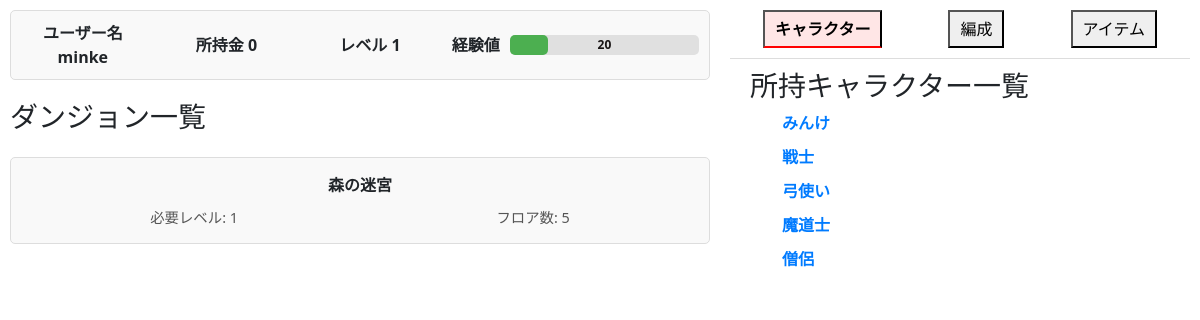
Screenshot of /game-main.php (signed in) with the database file from the repository.
### tables this page shows
CREATE TABLE `users` (
  `id` int NOT NULL AUTO_INCREMENT,
  `username` varchar(50) NOT NULL,
  `password` varchar(255) NOT NULL,
  `gold` int NOT NULL DEFAULT '0',
  `level` int NOT NULL DEFAULT '1',
  `xp` int NOT NULL DEFAULT '0',
  `last_save` timestamp NOT NULL DEFAULT CURRENT_TIMESTAMP,
  PRIMARY KEY (`id`)
);

CREATE TABLE `dungeons` (
  `id` int NOT NULL AUTO_INCREMENT,
  `name` varchar(255) NOT NULL,
  `required_level` int NOT NULL,
  `floor` int NOT NULL,
  `max_enemies` int DEFAULT NULL,
  `reward_xp` int NOT NULL,
  `created_at` datetime DEFAULT CURRENT_TIMESTAMP,
  `updated_at` datetime DEFAULT CURRENT_TIMESTAMP ON UPDATE CURRENT_TIMESTAMP,
  PRIMARY KEY (`id`)
);

CREATE TABLE `characters_inventory` (
  `id` int NOT NULL AUTO_INCREMENT,
  `user_id` int NOT NULL,
  `character_id` int NOT NULL,
  `name` varchar(100) NOT NULL,
  `level` int DEFAULT '1',
  `hp` int DEFAULT '100',
  `xp` int DEFAULT '0',
  `attack` int DEFAULT '5',
  `updated_at` timestamp NOT NULL DEFAULT CURRENT_TIMESTAMP ON UPDATE CURRENT_TIMESTAMP,
  PRIMARY KEY (`id`),
  KEY `fk_character_inventory_user` (`user_id`),
  KEY `fk_character_inventory_character` (`character_id`),
  CONSTRAINT `fk_character_inventory_character` FOREIGN KEY (`character_id`) REFERENCES `characters` (`character_id`),
  CONSTRAINT `fk_character_inventory_user` FOREIGN KEY (`user_id`) REFERENCES `users` (`id`)
);

### User.php (called while the page is built, shortened)
<?php
class User {
    private $pdo;
    private $id;
    public $username;
    public $gold;
    public $level;
    public $xp;
    public function __construct($pdo, $id) {
        $this->pdo = $pdo;
        $this->id = $id;
        $this->loadUser();
    }
    private function loadUser() {
        $stmt = $this->pdo->prepare("SELECT username, gold, level, xp FROM users WHERE id = :id");
        $stmt->bindParam(':id', $this->id, PDO::PARAM_INT);
        if (!$stmt->execute()) {
            throw new Exception("クエリの実行に失敗しました: " . implode(", ", $stmt->errorInfo()));
        }
        if ($stmt->rowCount() === 1) {
            $user = $stmt->fetch(PDO::FETCH_ASSOC);
            $this->username = $user['username'];
            $this->gold = $user['gold'];
            $this->level = $user['level'];
            $this->xp = $user['xp'];
        } else {
            throw new Exception("ユーザーが見つかりません");
        }
    }
    public function getUsername() {
        return $this->username;
    }
    public function getGold() {
        return $this->gold;
    }
    public function getLevel() {
        return $this->level;
    }
    public function getXp() {
        return $this->xp;
    }
}

### Dungeon.php (called while the page is built)
<?php
class Dungeon {
    private $pdo;
    public function __construct($pdo) {
        $this->pdo = $pdo;
    }
    public function getActiveDungeonsByUser($userId) {
        $stmt = $this->pdo->prepare("
            SELECT d.*
            FROM dungeons d
            INNER JOIN progress_dungeons pd ON d.id = pd.dungeon_id
            WHERE pd.user_id = :user_id AND pd.is_active = 1
            ORDER BY d.id ASC
        ");
        $stmt->bindParam(':user_id', $userId, PDO::PARAM_INT);
        $stmt->execute();
        return $stmt->fetchAll(PDO::FETCH_ASSOC);
    }
}

### Character.php (called while the page is built, shortened)
<?php
class Character {
    private $pdo;
    private $userId;
    public $characters;
    public function __construct($pdo, $userId) {
        $this->pdo = $pdo;
        $this->userId = $userId;
        $this->loadCharacters();
    }
    private function loadCharacters() {
        $sql = "SELECT id, name, level, hp, attack, xp, updated_at
                FROM characters_inventory
                WHERE user_id = :user_id";
        $stmt = $this->pdo->prepare($sql);
        $stmt->execute(['user_id' => $this->userId]);
        $this->characters = $stmt->fetchAll(PDO::FETCH_ASSOC);
    }
    public function getCharacters() {
        return $this->characters;
    }
}
?>

### game-main.php (the view, shortened to what this page needs)
<?php
require_once 'db.php';
require_once 'User.php';
require_once 'Character.php';
require_once 'Dungeon.php';
$userId = $_SESSION['user_id'];
try {
  $db = new Database();
  $pdo = $db->getConnection();
  $user = new User($pdo, $userId);
  $character = new Character($pdo, $userId);
  $characters = $character->getCharacters();
  $dungeon = new Dungeon($pdo);
  $activeDungeons = $dungeon->getActiveDungeonsByUser($userId);
} catch (Exception $e) {
  die("エラー: " . $e->getMessage());
}
$currentSection = isset($_SESSION['section']) ? $_SESSION['section'] : 'characters';
?>
<head>
  <link rel="stylesheet" type="text/css" href="style.css">
  <link rel="stylesheet" href="https://cdn.jsdelivr.net/npm/bootstrap@5.3.0-alpha1/dist/css/bootstrap.min.css">
</head>
<div class="content-wrapper">
  <div class="left-panel">
    <div class="user-info" style="padding: 10px; border: 1px solid #ddd; border-radius: 5px; background-color: #f9f9f9; display: flex; justify-content: space-between; align-items: center;">
      <div style="flex: 1; text-align: center; font-weight: bold;">ユーザー名 <?= htmlspecialchars($user->getUsername(), ENT_QUOTES, 'UTF-8') ?></div>
      <div style="flex: 1; text-align: center; font-weight: bold;">所持金 <?= number_format($user->getGold()) ?></div>
      <div style="flex: 1; text-align: center; font-weight: bold;">レベル <?= $user->getLevel() ?></div>
      <div style="flex: 2; display: flex; align-items: center; gap: 10px;">
        <span style="font-weight: bold; white-space: nowrap;">経験値</span>
        <div class="progress-bar-container" style="flex-grow: 1;">
          <div class="progress-bar" style="width: <?= min(100, ($user->getXp() % 100)) ?>%;" style="width: <?= ($user->getXp() % 100) ?>%;"></div>
          <div class="progress-bar-text">
            <?= $user->getXp() ?>
          </div>
        </div>
      </div>
    </div>
    <div class="dungeons-container">
      <div class="dungeon-list">
        <h3>ダンジョン一覧</h3>
        <?php foreach ($activeDungeons as $d): ?>
            <div id="dungeon-<?= $d['id'] ?>" class="dungeon-box" onclick="selectDungeon(<?= $d['id'] ?>)">
                <div class="dungeon-header">
                  <?= htmlspecialchars($d['name'], ENT_QUOTES, 'UTF-8') ?>
                </div>
                <div class="dungeon-info">
                    <span>必要レベル: <?= $d['required_level'] ?></span>
                    <span>フロア数: <?= $d['floor'] ?></span>
                </div>
            </div>
        <?php endforeach; ?>
      </div>
    </div>
  </div>
  <div class="right-panel">
    <div class="nav-bar">
      <button onclick="showSection('characters')" style="padding: 5px 10px;">キャラクター</button>
      <button onclick="showSection('parties')" style="padding: 5px 10px;">編成</button>
      <button onclick="showSection('items')" style="padding: 5px 10px;">アイテム</button>
    </div>
    <div id="content">
      <div id="characters" class="<?= $currentSection === 'characters' ? '' : 'hidden' ?>">
          <h3>所持キャラクター一覧</h3>
          <ul>
              <?php foreach ($characters as $character): ?>
                  <li>
                      <strong class="character-name" onclick="toggleCharacterDetails(<?= intval($character['id']) ?>)">
                          <?= htmlspecialchars($character['name'], ENT_QUOTES, 'UTF-8') ?>
                      </strong>
                  </li>
              <?php endforeach; ?>
          </ul>
      </div>
    </div>
  </div>
</div>

### style.css (style rules this page uses)
.content-wrapper { display: flex; width: 100%; height: 100vh; position: relative; }
.left-panel { display: flex; flex-direction: column; flex: 1; height: 100%; padding: 10px; box-sizing: border-box; justify-content: flex-start; gap: 10px; }
.user-info { display: flex; justify-content: space-between; align-items: center; gap: 20px; }
.user-info > div { flex: 1; text-align: center; }
.progress-bar-container { width: 100%; background-color: #e0e0e0; border-radius: 5px; position: relative; height: 20px; }
.progress-bar { height: 100%; background-color: #4caf50 !important; border-radius: 5px; transition: width 0.3s ease; }
.progress-bar-text { position: absolute; top: 50%; left: 50%; transform: translate(-50%, -50%); color: rgb(24, 20, 20); font-weight: bold; font-size: 12px; }
.dungeon-list { display: flex; flex-direction: column; gap: 15px; margin-top: 10px; }
.dungeon-box { display: flex; flex-direction: column; padding: 15px; border: 1px solid #ddd; border-radius: 5px; background-color: #f9f9f9; cursor: pointer; transition: background-color 0.3s, border-color 0.3s; }
.dungeon-header { font-weight: bold; margin-bottom: 10px; text-align: center; }
.dungeon-info { display: flex; justify-content: space-around; gap: 10px; }
.dungeon-info span { font-size: 0.9rem; color: #555; }
.right-panel { display: flex; flex-direction: column; width: 40%; height: 100%; padding: 10px; box-sizing: border-box; }
.nav-bar { display: flex; justify-content: space-around; margin-bottom: 10px; border-bottom: 1px solid #ddd; padding-bottom: 10px; }
#content { flex: 1; overflow-y: auto; margin: 0 20px; }
#characters, #items { padding: 0; list-style: none; margin-bottom: 10px; }
#characters li, #items li { margin-bottom: 10px; list-style-type: none; }
.nav-bar button.active { font-weight: bold; border-bottom: 2px solid red; background-color: #ffe6e6; }
.character-name { cursor: pointer; color: #007bff; }

### rows the page displays
users: username "minke", gold "0", level "1", xp "20"
dungeons: name "森の迷宮", required_level "1", floor "5"
characters_inventory: name "みんけ"
characters_inventory: name "戦士"
characters_inventory: name "弓使い"
characters_inventory: name "魔道士"
characters_inventory: name "僧侶"
